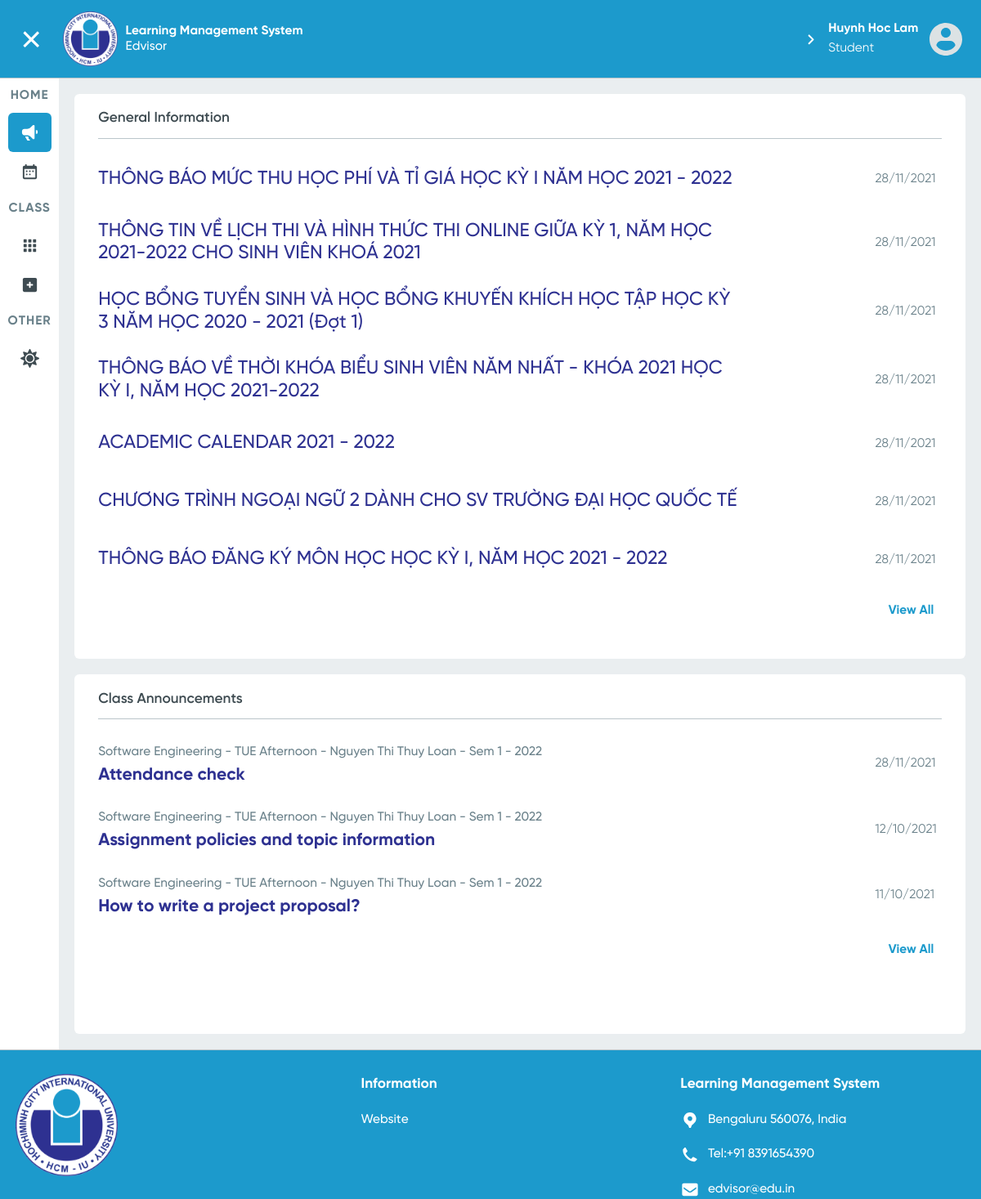
Screenshot of /user/student/1/announcement/ (signed in) with the database file from the repository.
### User/models.py (models this page shows, shortened)
class User(AbstractBaseUser, PermissionsMixin):
    objects = MyUserManager()
    email = models.EmailField(unique=True)
    first_name = models.CharField(max_length=20)
    middle_name = models.CharField(max_length=20, blank=True)
    last_name = models.CharField(max_length=20)
    phone_number = models.CharField(max_length=12, blank=True)
    is_admin = models.BooleanField(default=False)
    is_staff = models.BooleanField(default=False)
    is_active = models.BooleanField(default=True)
    type= [
        ("Student","student"),
        ("Lecturer","lecturer")
    ]
    user_type = models.CharField(max_length=10,choices=type,null=True,blank=True)
    USERNAME_FIELD = 'email'
    def is_student(self):
        return hasattr(self,'student')
    @property
    def full_name(self):
        return self.last_name + " " + self.middle_name + " " + self.first_name

class Lecturer(models.Model):
    user_id= models.OneToOneField(User,on_delete=CASCADE)

### Home/models.py (models this page shows, shortened)
class Announcement(models.Model):
  title = models.CharField(max_length=200)
  content = models.TextField(max_length=1000)
  time_created = models.DateTimeField()
  time_modified = models.DateTimeField(auto_now=True, null=True)

### Courses/models.py (models this page shows, shortened)
class ClassAnnouncement(models.Model):
    class_id = models.ForeignKey(Class, on_delete=CASCADE)
    title = models.CharField(max_length=255)
    time_created = models.DateTimeField(auto_now_add=False)
    time_modified = models.DateTimeField(auto_now=True)
    content = models.TextField()
    @property
    def is_displayable(self):
        utc = pytz.UTC
        if self.time_created > utc.localize(datetime.datetime.now()):
            return False
        else:
            return True
    class Meta:
        ordering = ["time_created", "time_modified"]

class Class(models.Model):
    course = models.ForeignKey(Course, on_delete=CASCADE)
    lecturer = models.ForeignKey(Lecturer, on_delete=CASCADE)
    schedule = models.ForeignKey(Schedule, on_delete=SET_NULL, null=True,blank=True)
    start_date = models.DateTimeField(default=datetime.datetime(2021, 9, 6))
    def __str__(self):
        if self.schedule:
            return self.course.name + " - " + str(self.schedule) + " - " + self.lecturer.user_id.full_name + " -  " + self.sem_year
        else:
            return self.course.name + "-" + self.lecturer.user_id.full_name
    @property
    def month(self):
        return int(self.start_date.strftime("%m"))
    @property
    def year(self):
        return int(self.start_date.strftime("%Y"))
    @property
    def sem_year(self):
        year = self.year
        month = self.month
        if month in [9, 10, 11, 12, 1]:
            return "Sem 1 - {}".format(year + 1)
        elif month in [2, 3, 4, 5, 6]:
            return "Sem 2 - {}".format(int(year))
    @property
    def is_displayable(self):
        utc = pytz.UTC
        now = utc.localize(datetime.datetime.now())
        if (now < self.start_date):
            return False
        else:
            return True

class Course(models.Model):
    major = models.ManyToManyField(Major)
    name = models.CharField(max_length=80)

class Schedule(models.Model):
    DAYS_OF_WEEK = [
        ('MON', 'Monday'),
        ('TUE', 'Tuesday'),
        ('WED', 'Wednesday'),
        ('THU', 'Thursday'),
        ('FRI', 'Friday'),
        ('SAT', 'Saturday'),
        ('SUN', 'Sunday'),
    ]
    day_of_the_week = models.CharField(max_length=3, choices=DAYS_OF_WEEK)
    start_time = models.TimeField(auto_now=False, auto_now_add=False)
    duration = models.DurationField()
    @property
    def day_part(self):
        if (self.start_time <= datetime.time(12)):
            return 'Morning'
        else:
            return 'Afternoon'
    def __str__(self):
        return self.day_of_the_week + " " + self.day_part
    class Meta:
        pass

### User/views.py (the view)
    def decorate(*args, **kwargs):
        userID = kwargs['id']
        request = args[0]
        if request.user.id == None:
            return HttpResponseRedirect(reverse("login"))
        elif request.user.is_student():
            user = Student.objects.get(id=userID).user_id
        elif request.user.is_lecturer():
            user = Lecturer.objects.get(id=userID).user_id
        else:
            user = User.objects.get(id=userID)
        if request.user == user and request.user.is_authenticated:
            return func(*args, **kwargs)
        else:
            return HttpResponseRedirect(reverse("guest-announcement-page"))

### User/templates/User/user-announcement.html (shortened to what this page needs)
{% extends 'Home/index.html' %}
{% load static %}
{% block stylesheets %}
    <link rel="stylesheet" href="{% static 'Home/announcement.css' %}">
{% endblock %}
{% block announcements-active %}active{% endblock %}
{% block main-content %}
    <article class="panel announcement general-information">
        <h2>General Information</h2>
        {% for general_announcement in general_announcements %}
        <article style="--order: {{ forloop.counter }}">
            <a class="heading" href="{% if user.user_type == 'Student' %}{% url 'student-general-announcement-page' user.student.id general_announcement.obj.id %}
                                          {% elif user.user_type == 'Lecturer' %}{% url 'lecturer-general-announcement-page' user.lecturer.id general_announcement.obj.id %}
                                          {% elif not user.is_authenticated %}{% url 'guest-announcement-viewpage' general_announcement.obj.id %}
                                          {% endif %}"><h3>{{ general_announcement.obj.title }}</h3>
            </a>
            <footer>
                <time datetime="{{ general_announcement.obj.time_modified | date:"c" }}">{{ general_announcement.obj.time_modified | date:"d/m/Y" }}</time>
            </footer>
        </article>
        {% endfor %}
        <footer>
            <a class="view-all-btn" href="{% if user.user_type == 'Student' %}{% url 'student-general-announcement-all' user.student.id %}
                                          {% elif user.user_type == 'Lecturer' %}{% url 'lecturer-general-announcement-all' user.lecturer.id %}
                                          {% elif not user.is_authenticated %}{% url 'guest-announcement-all' %}
                                          {% endif %}">View All</a>
        </footer>
    </article>
    {% if user.is_authenticated %}
    <article class="panel announcement courses-announcements">
        <h2>Class Announcements</h2>
        {% for class_announcement in classes_announcements %}
            {% if class_announcement.obj.is_displayable or user.user_type == 'Lecturer' and not class_announcement.obj.is_displayable %}
            <article style="--order: {{ forloop.counter }}">
                <div class="heading">
                    <a href="{% if user.user_type == 'Student' %}{% url 'student-class-announcement-page' user.student.id class_announcement.obj.class_id.id %}
                                          {% elif user.user_type == 'Lecturer' %}{% url 'lecturer-class-announcement-page' user.lecturer.id class_announcement.obj.class_id.id %}
                                          {% elif not user.is_authenticated %}{% url 'guest-announcement-page' %}
                                          {% endif %}"><p>{{ class_announcement.obj.class_id }}</p></a>
                    <a class="heading" href="{% if user.user_type == 'Student' %}{% url 'student-class-announcement-page' user.student.id class_announcement.obj.class_id.id %}#{{ class_announcement.obj.id }}
                                              {% elif user.user_type == 'Lecturer' %}{% url 'lecturer-class-announcement-page' user.lecturer.id class_announcement.obj.class_id.id %}#{{ class_announcement.obj.id }}
                                              {% elif not user.is_authenticated %}{% url 'guest-announcement-page' %}
                                              {% endif %}"><h3>{{ class_announcement.obj.title }}</h3></a>
                </div>
                <footer>
                    <time datetime="{{ class_announcement.obj.time_modified | date:"c" }}">{{ class_announcement.obj.time_modified | date:"d/m/Y" }}</time>
                </footer>
            </article>
            {% endif %}
        {% endfor %}
       <footer>
            <a class="view-all-btn" href="{% if user.user_type == 'Student' %}{% url 'student-class-announcement-all' user.student.id %}
                                          {% elif user.user_type == 'Lecturer' %}{% url 'lecturer-class-announcement-all' user.lecturer.id %}
                                          {% elif not user.is_authenticated %}{% url 'guest-announcement-page' %}
                                          {% endif %}">View All</a>
        </footer>
    </article>
    {% endif %}
{% endblock %}

### Home/templates/Home/index.html (shortened to what this page needs)
<!DOCTYPE html>
<html lang="en">
<head>
  {% load static %}
  <link rel="stylesheet" href="{% static 'Home/index.css' %}">
  <link rel="stylesheet" href="{% static 'Home/components.css' %}">
  {% block stylesheets %}{% endblock stylesheets %}
</head>
<body class="page-grid">
<header class="header-bar {% if user.is_authenticated %}user-login{% endif %}">
  <div id="toggle-nav-sidebar" class="sidebar-button">
  </div>
  <a class="logo"
     href="{% if user.user_type == 'Student' %}{% url 'student-announcement-page' user.student.id %}
            {% elif user.user_type == 'Lecturer' %}{% url 'lecturer-announcement-page' user.lecturer.id %}
            {% else %} {% url 'guest-announcement-page' %}{% endif %}">
    <img src="{% static 'images/masked-iu-logo-160px-png@1X.png' %}"
         alt="International University's Learning Management System"
         srcset="{% static 'images/masked-iu-logo-160px-png@1x.png' %} 1x, {% static 'images/masked-iu-logo-160px-png@2x.png' %} 2x, {% static 'images/masked-iu-logo-160px-png@3x.png' %} 3x">
    <h1><b>Learning Management System</b><br>
      Edvisor</h1>
  </a>
  <nav class="header-nav">
    <ul>
      {% if user.is_authenticated %}
        <li>
          <div class="my-profile" href="#" tabindex="0">
            <p><b>{{ user.full_name }}</b><br>
              {{ user.user_type }}</p>
            <img src="{% static 'icons/small-avatar-icon-svg.svg' %}" alt="My avatar">
          </div>
        </li>
      {% endif %}
    </ul>
  </nav>
</header>
<aside class="sidebar">
  <nav class="sidebar-nav" style="display: none">
    <ul>
      <li class="section-title"><p>HOME</p></li>
      <li class="btn btn-grid {% block announcements-active %}{% endblock announcements-active %}">
        <a href="{% if user.user_type == 'Student' %}{% url 'student-announcement-page' user.student.id %}
                  {% elif user.user_type == 'Lecturer' %}{% url 'lecturer-announcement-page' user.lecturer.id %}
                  {% else %} {% url 'guest-announcement-page' %} {% endif %}">
          <span class="label">Announcements</span></a></li>
      <li class="btn btn-grid {% block calendar-active %}{% endblock calendar-active %}">
        <a href="{% if user.user_type == 'Student' %}{% url 'student-schedule-page' user.student.id %}
                  {% elif user.user_type == 'Lecturer' %}{% url 'lecturer-schedule-page' user.lecturer.id %}#
                  {% else %} {% url 'login' %} {% endif %}">
          <span class="label">Calender</span></a></li>
    </ul>
    <ul>
      <li class="section-title"><p>CLASS</p></li>
      <li class="btn btn-grid {% block my-courses-active %}{% endblock my-courses-active %}">
        <a href="{% if user.user_type == 'Student' %}{% url 'active-student-classes-page' user.student.id %}
                  {% elif user.user_type == 'Lecturer' %}{% url 'active-lecturer-classes-page' user.lecturer.id %}
                  {% else %}{% url 'login' %}{% endif %}">
          <span class="label">My Classes</span></a>
      </li>
      {% if user.user_type == 'Student' %}
        <li class="btn btn-grid {% block registration-active %}{% endblock registration-active %}">
          <a href="{% url 'student-class-registration-page' user.student.id %}">
            <span class="label">Registration</span></a></li>
      {% endif %}
    </ul>
    <ul>
      <li class="section-title"><p>OTHER</p></li>
      <li class="btn btn-grid">
        <a id="toggle-theme" href="#">
          <span class="label">UI Theme</span></a></li>
    </ul>
  </nav>
</aside>
<main>
  {% block main-content %}
  {% endblock %}
</main>
<footer class="page-footer {% if user.is_authenticated %}user-login{% endif %}">
  <div class="footer-top-container">
    <img class="footer-logo" src="{% static 'images/masked-iu-logo-160px-png@1X.png' %}"
         alt="International University Logo"
         srcset="{% static 'images/masked-iu-logo-160px-png@1x.png' %} 1x, {% static 'images/masked-iu-logo-160px-png@2x.png' %} 2x, {% static 'images/masked-iu-logo-160px-png@3x.png' %} 3x">
    <ul>
      <li class="icon-list-heading">Information</li>
      <li><a href="https://hcmiu.edu.vn/" target="_blank">Website</a></li>
    </ul>
    <ul class="icon-list">
      <li class="icon-list-heading">Learning Management System</li>
      <li><a href="geo:10.868562,106.796312">
        <p>Bengaluru 560076, India</p>
      </a></li>
      <li><a href="tel:+91 8391654390">
        <p>Tel:+91 8391654390</p>
      </a></li>
      <li>
        <a href="mailto:edvisor@edu.in">
          <p>edvisor@edu.in</p>
        </a>
      </li>
    </ul>
  </div>
</footer>
</body>
</html>

### rows the page displays
User: full_name "Huynh Hoc Lam", user_type "Student"
Announcement: obj "THÔNG BÁO MỨC THU HỌC PHÍ VÀ TỈ GIÁ HỌC KỲ I NĂM HỌC 2021 - 2022", obj.time_modified "28/11/2021"
Announcement: obj "THÔNG TIN VỀ LỊCH THI VÀ HÌNH THỨC THI ONLINE GIỮA KỲ 1, NĂM HỌC 2021-2022 CHO SINH VIÊN KHOÁ 2021", obj.time_modified "28/11/2021"
Announcement: obj "HỌC BỔNG TUYỂN SINH VÀ HỌC BỔNG KHUYẾN KHÍCH HỌC TẬP HỌC KỲ 3 NĂM HỌC 2020 - 2021 (Đợt 1)", obj.time_modified "28/11/2021"
Announcement: obj "THÔNG BÁO VỀ THỜI KHÓA BIỂU SINH VIÊN NĂM NHẤT - KHÓA 2021 HỌC KỲ I, NĂM HỌC 2021-2022", obj.time_modified "28/11/2021"
Announcement: obj "ACADEMIC CALENDAR 2021 - 2022", obj.time_modified "28/11/2021"
Announcement: obj "CHƯƠNG TRÌNH NGOẠI NGỮ 2 DÀNH CHO SV TRƯỜNG ĐẠI HỌC QUỐC TẾ", obj.time_modified "28/11/2021"
Announcement: obj "THÔNG BÁO ĐĂNG KÝ MÔN HỌC HỌC KỲ I, NĂM HỌC 2021 - 2022", obj.time_modified "28/11/2021"
ClassAnnouncement: obj.class_id "Software Engineering - TUE Afternoon - Nguyen Thi Thuy Loan - Sem 1 - 2022", obj "Attendance check", obj.time_modified "28/11/2021"
ClassAnnouncement: obj.class_id "Software Engineering - TUE Afternoon - Nguyen Thi Thuy Loan - Sem 1 - 2022", obj "Assignment policies and topic information", obj.time_modified "12/10/2021"
ClassAnnouncement: obj.class_id "Software Engineering - TUE Afternoon - Nguyen Thi Thuy Loan - Sem 1 - 2022", obj "How to write a project proposal?", obj.time_modified "11/10/2021"
